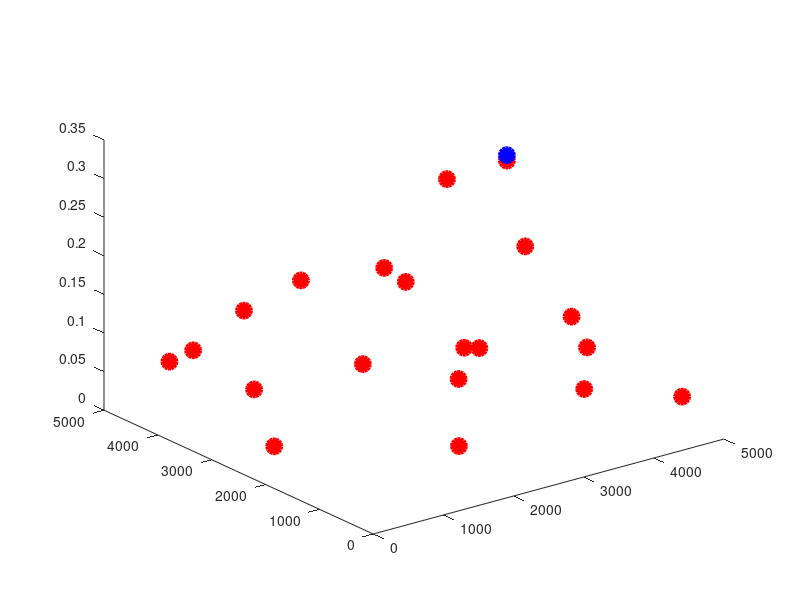

Here is the MATLAB script that generated this plot: (Note: this script raises an error after producing the figure.)
close all
clear all
clc
m = [4022 1204 4812 2958 3790 2980 4125 3578 513 3241 4674 1565 2678 1011 4487 1912 809 2475 2229 1825];
n = [1557 3781 533 2165 1020 1913 1404 3293 2507 4020 3608 4440 2885 4662 3024 899 4839 1639 4247 2571];
opt = [0.132649 0.036429 0.04248 0.099081 0.061807 0.106152 0.095165 0.266041 0.020529 0.135992 0.252904 0.108413 0.168156 0.063548 0.16516 0.038 0.048174 0.087301 0.137455 0.092709];
flop = (max(m,n).*min(m,n).^2 - 1/3*min(m,n).^3)/1e9;

m1 = [4674];
n1 = [3608];
opt1 = [0.260];
flop1 = (max(m1,n1).*min(m1,n1).^2 - 1/3*min(m1,n1).^3)/1e9;


%% Plot figure 1
axisticksize = 50;
origin = [200,60];
markersize = 10;
LineWidth = 3;




figure(1)


hd1 = plot3(m,n,opt,'ro','MarkerSize',markersize,'MarkerFaceColor','r','LineWidth',LineWidth);
hold on
hd1 = plot3(m1,n1,opt1,'bo','MarkerSize',markersize,'MarkerFaceColor','b','LineWidth',LineWidth);
hold on

mlin = linspace(0,5000,100);
nlin = linspace(0,5000,100);
[M,N]=meshgrid(mlin,nlin);
Z = griddata(m,n,opt,M,N,'cubic');
mesh(M,N,Z,'FaceAlpha',0.5);
hold on;



gca = get(gcf,'CurrentAxes');
% set(gca,'XTick',[1:length(SOLVE_SLU(:,1))])
% set(gca,'TickLabelInterpreter','none')
% xticklabels(xtick)
% xtickangle(45)
% xlim([0,2.5]);
% ylim([0,2000]);


legs = {};
legs{1,1} = ['\delta=20'];
legs{1,2} = ['\delta=1'];
% legs{1,3} = ['Pareto optima'];

gca = get(gcf,'CurrentAxes');
set( gca, 'FontName','Times New Roman','fontsize',axisticksize);
str = sprintf('m');
ylabel(str,'interpreter','Latex')
str = sprintf('n');
xlabel(str,'interpreter','Latex')
str = sprintf('time (s)');
zlabel(str,'interpreter','Latex')


gca=legend(legs,'interpreter','tex','color','none','NumColumns',1,'Location','northwest');

set(gcf,'Position',[origin,1000,700]);

fig = gcf;

str = 'scalapack_MLA_optimum_time.eps';
saveas(fig,str,'epsc')





figure(2)

hd1 = plot3(m,n,flop./opt,'ro','MarkerSize',markersize,'MarkerFaceColor','r','LineWidth',LineWidth);
hold on
zlim([min(flop./opt),max(flop./opt)]);
% hd1 = plot3(m,n,opt,'ro','MarkerSize',markersize,'MarkerFaceColor','r','LineWidth',LineWidth);
% hold on
hd1 = plot3(m1,n1,flop1./opt1,'bo','MarkerSize',markersize,'MarkerFaceColor','b','LineWidth',LineWidth);
hold on

mlin = linspace(0,5000,100);
nlin = linspace(0,5000,100);
[M,N]=meshgrid(mlin,nlin);
Z = griddata(m,n,flop./opt,M,N,'cubic');
mesh(M,N,Z,'FaceAlpha',0.5);
hold on;




gca = get(gcf,'CurrentAxes');
% set(gca,'XTick',[1:length(SOLVE_SLU(:,1))])
% set(gca,'TickLabelInterpreter','none')
% xticklabels(xtick)
% xtickangle(45)
% xlim([0,2.5]);
% ylim([0,2000]);


legs = {};
legs{1,1} = ['\delta=20'];
legs{1,2} = ['\delta=1'];
% legs{1,3} = ['Pareto optima'];

gca = get(gcf,'CurrentAxes');
set( gca, 'FontName','Times New Roman','fontsize',axisticksize);
str = sprintf('m');
ylabel(str,'interpreter','Latex')
str = sprintf('n');
xlabel(str,'interpreter','Latex')
str = sprintf('GFlops');
zlabel(str,'interpreter','Latex')


gca=legend(legs,'interpreter','tex','color','none','NumColumns',1,'Location','northwest');

set(gcf,'Position',[origin,1000,700]);

fig = gcf;

str = 'scalapack_MLA_optimum_gflops.eps';
saveas(fig,str,'epsc')
